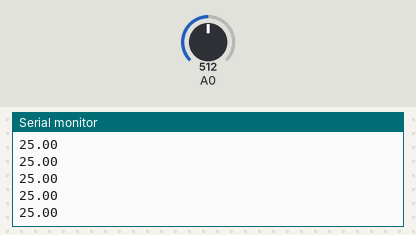
A sketch run on a simulated Arduino Uno, built with avr-gcc and run on an emulated ATmega328P. On the bench: the last lines printed to the serial monitor. The inputs (shaded band) are chosen by the test bench; at power-on: A0 = 512.

Above: at 1.2 s.
1.3 s: A0 set to 716
At 2.1 s:
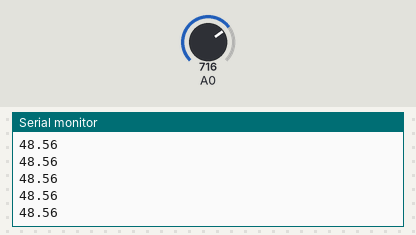
2.8 s: A0 set to 900
At 3.9 s:
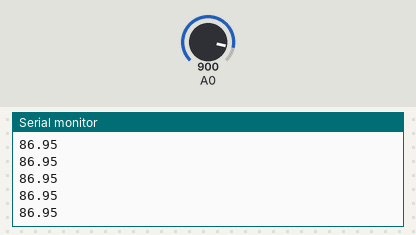
Timing chart, 0 to 5.8 s (numbered marks = the images above; inputs shaded):
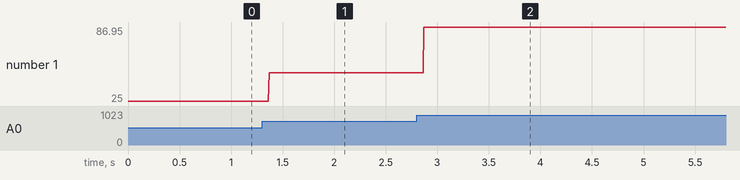

Measured:
- after the input at 1.3 s, the serial monitor: prints a new line after 0.07 s (image 1)
- after the input at 2.8 s, the serial monitor: prints a new line after 0.07 s (image 2)
- plotted number 1: 25 → 48.56 after the input at 1.3 s, 48.56 → 86.95 after the input at 2.8 s

The sketch:

code.ino
```cpp
float RTH = 0;
float B =3435;
float T0 = 298.15;
float Td = 0;
float Tk = 0;
float R0=10000;

void setup() {

  Serial.begin(9600);
}


void loop() {
  float sensorValue = analogRead(A0);
  //Serial.println(sensorValue);
  RTH=(10000*1024.0/sensorValue-(float)10000);
  Tk = 1/(log(RTH/R0)/B+1/T0);
  Td = Tk-273.15;
  Serial.println(Td);
  delay(1);        // delay in between reads for stability
}
```
